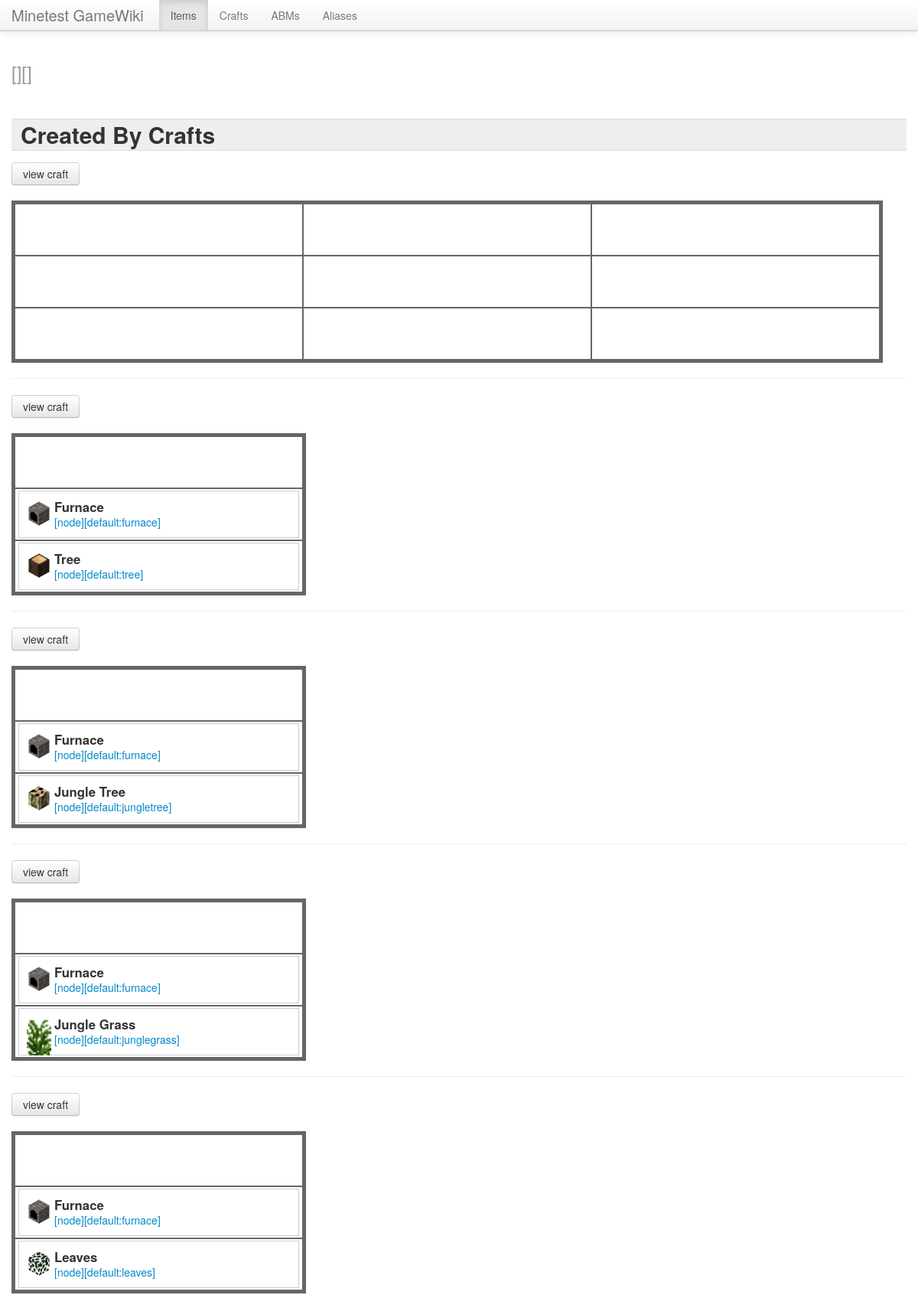
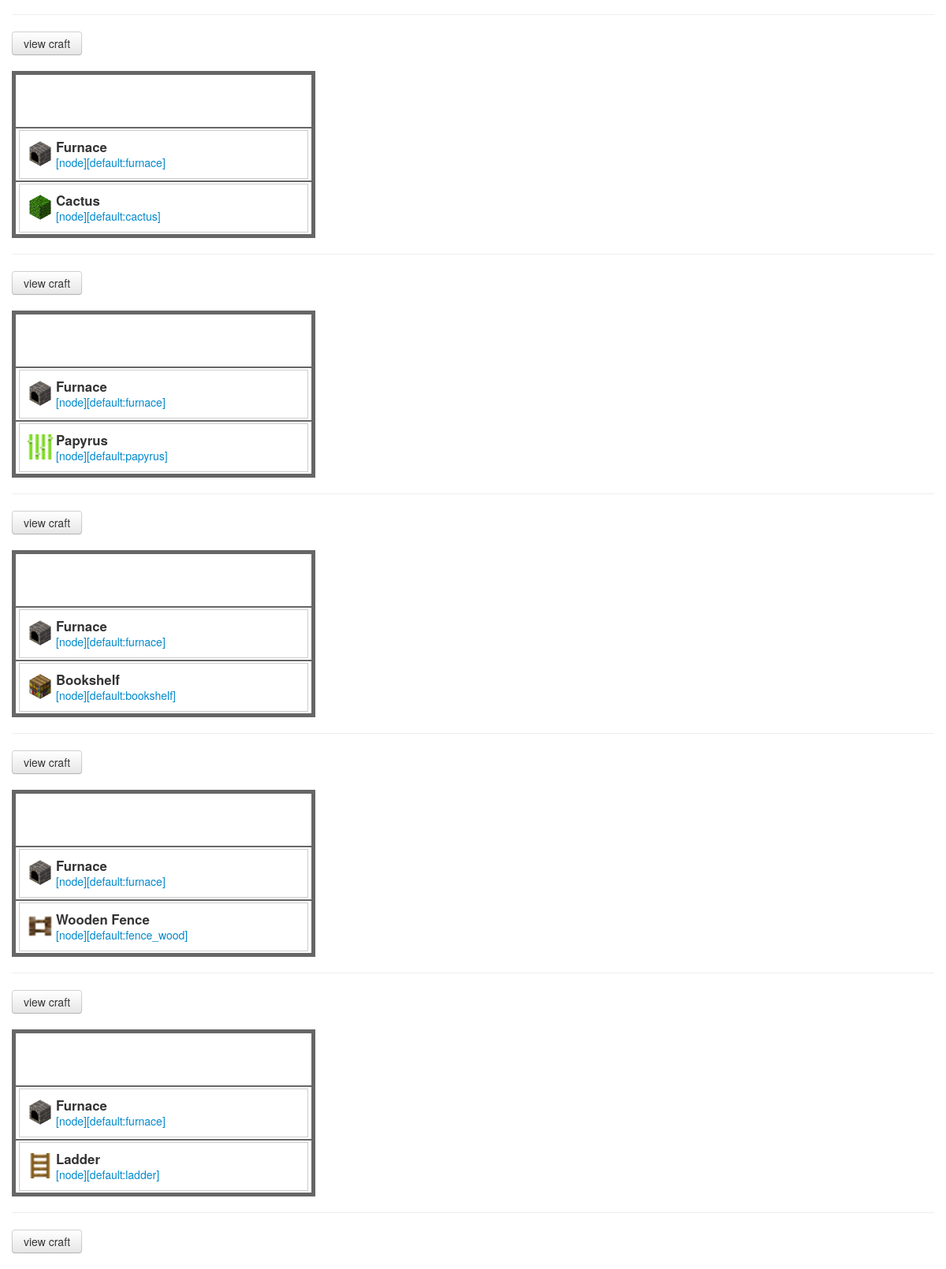
/item.php (upper part), run on the app's committed database (2 pictures, top to bottom).
### tables this page shows
CREATE TABLE "item" ("id" INTEGER PRIMARY KEY, "mod" TEXT, "data" TEXT, "type" TEXT, "name" TEXT, "description" TEXT, "image" TEXT);

### globals.php (the view, shortened to what this page needs)
<?php
function item_image($item, $options = array())
{
    $file = false;
    if (!$file && !empty($item['name'])) {
        $file = 'itemcubes/' . str_replace(':', '-', $item['name']) . '.png';
        if (!file_exists($file))
            $file = false;
    }
    if (!$file && !empty($item['image'])) {
        if (substr($item['image'], 0, 14) == '[inventorycube') {
            $file = 'itemcubes/' . $item['image'] . '.png';
        }
    }
    if (!$file && !empty($item['image'])) {
		$file = 'textures/'.$item['image'];
    }
    if ($file) {
        $width = $height = '';
        if (empty($options['fullsize'])) {
            $width = 'width="' . (!empty($options['width']) ? $options['width'] : '32px') . '" ';
            $height = 'height="' . (!empty($options['height']) ? $options['height'] : '32px') . '" ';
        }
        $class = !empty($options['class']) ? 'class="' . $options['class'] . ' "' : '';
        return '<img src="' . $file . '" ' . $width . $height . $class . '/>';
    }
    return false;
}
function item($name, $quantity = null, $small = false)
{
    $output = '';
    $name = SQLite3::escapeString(item_name($name));
    if (!$name || in_array($name, array('air', 'default:air'))) {
        return $name;
    }
    $alias = $GLOBALS['db']->querySingle('SELECT itemname FROM alias WHERE name="' . $name . '"');
    $q = $GLOBALS['db']->query('SELECT id, data, type, name, image, description FROM item WHERE name="' . $name . '"');
    if ($item = $q->fetchArray()) {
		$attr = 'class="item"';
        $output .= '<a href="item.php?name=' . $item['name'] . '" ' . $attr . '>';
        $output .= '<span class="image">' . item_image($item) . '</span>';
        if (!$small) {
            $output .= '<span class="description">' . $item['description'] . '&nbsp;</span>';
            $output .= '<span class="name">[' . $item['type'] . '][' . $item['name'] . ']' . ($quantity ? ' x' . $quantity : '') . '</span>';
        }
        $output .= '</a>';
    }
    elseif (substr($name, 0, 6) == 'group:') {
        $output .= '<a href="items.php?group=' . substr($name, 6) . '">' . $name . '</a>';
    }
    else {
        $output .= $name . ' (missing item)';
    }
    return $output;
}
function head_tags()
{
    ?>
<link href="bootstrap/css/bootstrap.css" rel="stylesheet">
<link href="bootstrap/css/bootstrap-responsive.css" rel="stylesheet">
<?php
    return ob_get_clean();
}
function menu()
{
    $page = basename($_SERVER['SCRIPT_NAME']);
    ?>
<div class="navbar navbar-fixed-top">
    <div class="navbar-inner">
        <div class="container">
            <a class="brand" href="./"><?php echo $GLOBALS['name']; ?></a>
            <div class="nav-collapse">
                <ul class="nav">
                    <li <?php echo in_array($page, array('items.php', 'item.php')) ? 'class="active"' : '' ?>>
                        <a href="items.php">Items</a></li>
                    <li <?php echo in_array($page, array('crafts.php', 'craft.php')) ? 'class="active"' : '' ?>>
                        <a href="crafts.php">Crafts</a></li>
                    <li <?php echo in_array($page, array('abms.php', 'abm.php')) ? 'class="active"' : '' ?>>
                        <a href="abms.php">ABMs</a></li>
                    <li <?php echo in_array($page, array('aliases.php')) ? 'class="active"' : '' ?>>
                        <a href="aliases.php">Aliases</a></li>
                </ul>
            </div>
        </div>
    </div>
</div>
<?php
    return ob_get_clean();
}
function item_name($name)
{
    $name = str_ireplace(array('tool ', 'node ', 'craft ', 'toolitem ', 'nodeitem ', 'craftitem ', '"'), '', $name);
    $name = explode(' ', $name);
    $name = $name[0];
    return $name;
}
function craft_recipe($recipe, $type, $small = false)
{
    $class = $small ? 'crafting-small' : 'crafting';
    $output = '<table class="' . $class . '">';
    if (in_array($type, array('fuel', 'cooking'))) {
        $output .= '<tr>';
        $output .= '<td>' . ($type == 'cooking' ? item($recipe, null, $small) : '') . '</td>';
        $output .= '</tr>';
        $output .= '<tr>';
        $output .= '<td>' . ($type == 'fuel' ? item('default:furnace', null, $small) : item('default:furnace_active', null, $small)) . '</td>';
        $output .= '</tr>';
        $output .= '<tr>';
        $output .= '<td>' . ($type == 'fuel' ? item($recipe, null, $small) : '') . '</td>';
        $output .= '</tr>';
    }
    else {
        if (is_array($recipe)) {
            if (is_array($recipe[0])) {
                $output .= '<tr>';
                $output .= '<td>' . (isset($recipe[0][0]) ? item($recipe[0][0], null, $small) : '') . '</td>';
                $output .= '<td>' . (isset($recipe[0][1]) ? item($recipe[0][1], null, $small) : '') . '</td>';
                $output .= '<td>' . (isset($recipe[0][2]) ? item($recipe[0][2], null, $small) : '') . '</td>';
                $output .= '</tr>';
                $output .= '<tr>';
                $output .= '<td>' . (isset($recipe[1][0]) ? item($recipe[1][0], null, $small) : '') . '</td>';
                $output .= '<td>' . (isset($recipe[1][1]) ? item($recipe[1][1], null, $small) : '') . '</td>';
                $output .= '<td>' . (isset($recipe[1][2]) ? item($recipe[1][2], null, $small) : '') . '</td>';
                $output .= '</tr>';
                $output .= '<tr>';
                $output .= '<td>' . (isset($recipe[2][0]) ? item($recipe[2][0], null, $small) : '') . '</td>';
                $output .= '<td>' . (isset($recipe[2][1]) ? item($recipe[2][1], null, $small) : '') . '</td>';
                $output .= '<td>' . (isset($recipe[2][2]) ? item($recipe[2][2], null, $small) : '') . '</td>';
                $output .= '</tr>';
            }
            else {
                $output .= '<tr>';
                $output .= '<td>' . (isset($recipe[0]) ? item($recipe[0], null, $small) : '') . '</td>';
                $output .= '<td>' . (isset($recipe[1]) ? item($recipe[1], null, $small) : '') . '</td>';
                $output .= '<td>' . (isset($recipe[2]) ? item($recipe[2], null, $small) : '') . '</td>';
                $output .= '</tr>';
                $output .= '<tr>';
                $output .= '<td>' . (isset($recipe[3]) ? item($recipe[3], null, $small) : '') . '</td>';
                $output .= '<td>' . (isset($recipe[4]) ? item($recipe[4], null, $small) : '') . '</td>';
                $output .= '<td>' . (isset($recipe[5]) ? item($recipe[5], null, $small) : '') . '</td>';
                $output .= '</tr>';
                $output .= '<tr>';
                $output .= '<td>' . (isset($recipe[6]) ? item($recipe[6], null, $small) : '') . '</td>';
                $output .= '<td>' . (isset($recipe[7]) ? item($recipe[7], null, $small) : '') . '</td>';
                $output .= '<td>' . (isset($recipe[8]) ? item($recipe[8], null, $small) : '') . '</td>';
                $output .= '</tr>';
            }
        }
        else {
            $recipe = explode(' ', $recipe);
            $output .= '<tr>';
            $output .= '<td>' . (isset($recipe[0]) ? item($recipe[0], null, $small) : '') . '</td>';
            $output .= '<td>' . (isset($recipe[1]) ? item($recipe[1], null, $small) : '') . '</td>';
            $output .= '<td>' . (isset($recipe[2]) ? item($recipe[2], null, $small) : '') . '</td>';
            $output .= '</tr>';
            $output .= '<tr>';
            $output .= '<td>' . (isset($recipe[3]) ? item($recipe[3], null, $small) : '') . '</td>';
            $output .= '<td>' . (isset($recipe[4]) ? item($recipe[4], null, $small) : '') . '</td>';
            $output .= '<td>' . (isset($recipe[5]) ? item($recipe[5], null, $small) : '') . '</td>';
            $output .= '</tr>';
            $output .= '<tr>';
            $output .= '<td>' . (isset($recipe[6]) ? item($recipe[6], null, $small) : '') . '</td>';
            $output .= '<td>' . (isset($recipe[7]) ? item($recipe[7], null, $small) : '') . '</td>';
            $output .= '<td>' . (isset($recipe[8]) ? item($recipe[8], null, $small) : '') . '</td>';
            $output .= '</tr>';
        }
    }
    $output .= '</table>';
    return $output;
}
?>

### globals.php (style rules this page uses)
body { padding-top: 60px; }
a.item { display: block; border: 1px solid #ccc; width: 345px; padding: 10px; background: #FFF; }
a.item .image { float: left; margin: 3px 4px 0 0; }
a.item .description { font-size: 120%; font-weight: bold; color: #333; display: block; }
table.crafting { border: 5px solid #666; }
table.crafting td { width: 373px; border: 2px solid #666; height: 64px; }
table.crafting td a.item { margin: 0 auto; }

### data on the page
item: description "Furnace Furnace Furnace Furnace Furnace Furnace Furnace Furnace Furnace", type "node node node node node node node node node", name "default:furnace default:furnace default:furnace default:furnace default:furnace default:furnace default:furnace default:furnace default:furnace"
item: description "Tree", type "node", name "default:tree"
item: description "Jungle Tree", type "node", name "default:jungletree"
item: image (placeholder picture), description "Jungle Grass", type "node", name "default:junglegrass"
item: description "Leaves", type "node", name "default:leaves"
item: description "Cactus", type "node", name "default:cactus"
item: image (placeholder picture), description "Papyrus", type "node", name "default:papyrus"
item: description "Bookshelf", type "node", name "default:bookshelf"
item: image (placeholder picture), description "Wooden Fence", type "node", name "default:fence_wood"
item: image (placeholder picture), description "Ladder", type "node", name "default:ladder"

### other printed values
$GLOBALS['name'] "Minetest GameWiki"
